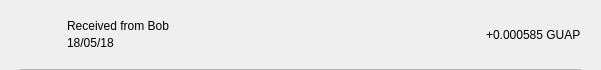
<?xml version="1.0" encoding="UTF-8"?>
<ui version="4.0">
 <class>TxRow</class>
 <widget class="QWidget" name="TxRow">
  <property name="geometry">
   <rect>
    <x>0</x>
    <y>0</y>
    <width>601</width>
    <height>70</height>
   </rect>
  </property>
  <property name="minimumSize">
   <size>
    <width>0</width>
    <height>40</height>
   </size>
  </property>
  <property name="windowTitle">
   <string>Form</string>
  </property>
  <layout class="QVBoxLayout" name="verticalLayout_3">
   <property name="spacing">
    <number>0</number>
   </property>
   <property name="leftMargin">
    <number>0</number>
   </property>
   <property name="topMargin">
    <number>0</number>
   </property>
   <property name="rightMargin">
    <number>0</number>
   </property>
   <property name="bottomMargin">
    <number>0</number>
   </property>
   <item>
    <widget class="QWidget" name="rowContainer" native="true">
     <layout class="QVBoxLayout" name="verticalLayout_2">
      <property name="spacing">
       <number>9</number>
      </property>
      <property name="leftMargin">
       <number>20</number>
      </property>
      <property name="topMargin">
       <number>9</number>
      </property>
      <property name="rightMargin">
       <number>20</number>
      </property>
      <property name="bottomMargin">
       <number>0</number>
      </property>
      <item>
       <widget class="QFrame" name="frame">
        <property name="styleSheet">
         <string notr="true">border:none;</string>
        </property>
        <property name="frameShape">
         <enum>QFrame::StyledPanel</enum>
        </property>
        <property name="frameShadow">
         <enum>QFrame::Raised</enum>
        </property>
        <layout class="QHBoxLayout" name="horizontalLayout" stretch="0,2,0">
         <property name="leftMargin">
          <number>0</number>
         </property>
         <property name="topMargin">
          <number>0</number>
         </property>
         <property name="rightMargin">
          <number>0</number>
         </property>
         <property name="bottomMargin">
          <number>0</number>
         </property>
         <item>
          <widget class="QPushButton" name="icon">
           <property name="focusPolicy">
            <enum>Qt::NoFocus</enum>
           </property>
           <property name="styleSheet">
            <string notr="true">border:none;</string>
           </property>
           <property name="text">
            <string/>
           </property>
           <property name="iconSize">
            <size>
             <width>28</width>
             <height>28</height>
            </size>
           </property>
          </widget>
         </item>
         <item>
          <layout class="QVBoxLayout" name="verticalLayout">
           <property name="spacing">
            <number>3</number>
           </property>
           <property name="leftMargin">
            <number>9</number>
           </property>
           <item>
            <widget class="QLabel" name="lblAddress">
             <property name="styleSheet">
              <string notr="true"/>
             </property>
             <property name="text">
              <string>Received from Bob</string>
             </property>
             <property name="alignment">
              <set>Qt::AlignBottom|Qt::AlignLeading|Qt::AlignLeft</set>
             </property>
            </widget>
           </item>
           <item>
            <widget class="QLabel" name="lblDate">
             <property name="styleSheet">
              <string notr="true"/>
             </property>
             <property name="text">
              <string>18/05/18</string>
             </property>
             <property name="alignment">
              <set>Qt::AlignLeading|Qt::AlignLeft|Qt::AlignTop</set>
             </property>
            </widget>
           </item>
          </layout>
         </item>
         <item>
          <widget class="QLabel" name="lblAmount">
           <property name="styleSheet">
            <string notr="true"/>
           </property>
           <property name="text">
            <string>+0.000585 GUAP</string>
           </property>
          </widget>
         </item>
        </layout>
       </widget>
      </item>
      <item>
       <widget class="QLabel" name="lblDivisory">
        <property name="minimumSize">
         <size>
          <width>0</width>
          <height>1</height>
         </size>
        </property>
        <property name="maximumSize">
         <size>
          <width>16777215</width>
          <height>1</height>
         </size>
        </property>
        <property name="styleSheet">
         <string notr="true">background-color:#bababa;</string>
        </property>
        <property name="text">
         <string/>
        </property>
        <property name="alignment">
         <set>Qt::AlignBottom|Qt::AlignLeading|Qt::AlignLeft</set>
        </property>
       </widget>
      </item>
     </layout>
    </widget>
   </item>
  </layout>
 </widget>
 <resources/>
 <connections/>
</ui>
